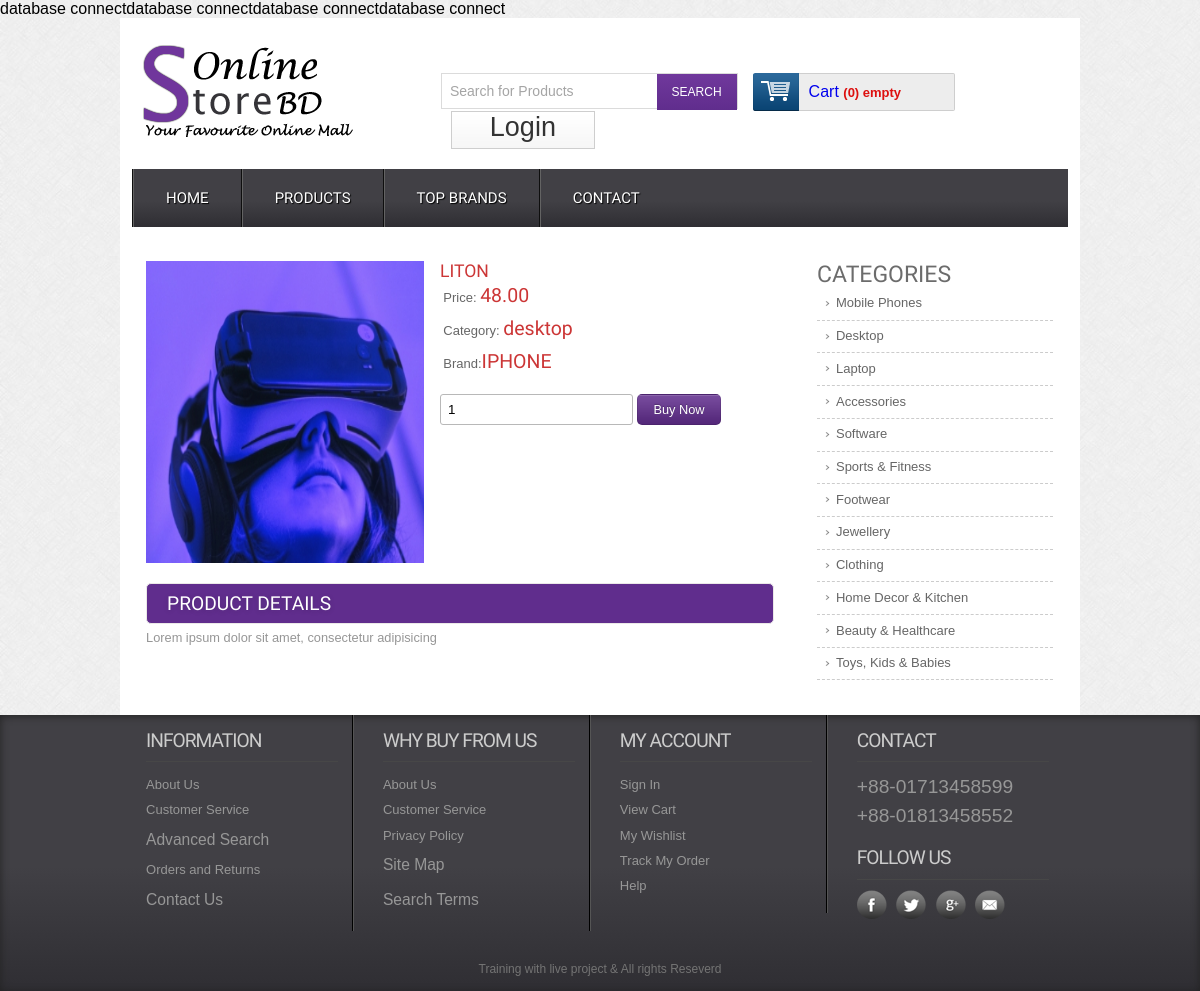
The app's page /product_details.php?proId=6 with its own data.
### tables this page shows
CREATE TABLE `tbl_product` (
  `proId` int(11) NOT NULL,
  `proName` varchar(255) NOT NULL,
  `catId` int(11) NOT NULL,
  `brandId` int(11) NOT NULL,
  `proDetails` varchar(255) NOT NULL,
  `proPrice` float(10,2) NOT NULL,
  `proImage` varchar(255) NOT NULL,
  `type` tinyint(4) NOT NULL
);

CREATE TABLE `tbl_cat` (
  `cat_id` int(11) NOT NULL,
  `name` varchar(255) NOT NULL
);

CREATE TABLE `tbl_brand` (
  `brandId` int(11) NOT NULL,
  `brandName` varchar(255) NOT NULL
);

### classes/product.php (called while the page is built, shortened)
<?php
$filePath = realpath(dirname(__FILE__));
require_once ($filePath."/../lib/Database.php");
?>
<?php
class Product{
    private $db;
    public function __construct(){
        $this->db = new Database();
    }
    public function dataSelectbyId($id){
        $selecttQuery = "select p.*,c.name,b.brandName
                         from tbl_product as p,tbl_cat as c,tbl_brand as b
                         where p.catId = c.cat_id and p.brandId = b.brandId and p.proId='$id'";
        $selectRun = $this->db->select($selecttQuery);
        return $selectRun;
    }
}
?>

### product_details.php (the view, shortened to what this page needs)
<?php require_once ("inc/header.php"); ?>
<?php
    if(!isset($_GET['proId']) && $_GET['proId'] == NULL){
        echo "not found";
    }else{
        $getId = $_GET['proId'];
    }
?>
 <div class="main">
    <div class="content">
    	<div class="section group">
				<div class="cont-desc span_1_of_2">
                    <?php
                        $prodata = $pd->dataSelectbyId($getId);
                        if($prodata){
                            $getData = $prodata->fetch_assoc();
                        }
                    ?>
                        <div class="grid images_3_of_2">
                            <img src="admin/upload/<?php echo $getData['proImage']?>" alt="" />
                        </div>
                        <div class="desc span_3_of_2">
                            <h2><?php echo $getData['proName']?> </h2>
                            <div class="price">
                                <p>Price: <span><?php echo $getData['proPrice']?></span></p>
                                <p>Category: <span><?php echo $getData['name']?></span></p>
                                <p>Brand:<span><?php echo $getData['brandName']?></span></p>
                            </div>
                        <div class="add-cart">
                            <form action="" method="post">
                                <input type="number" class="buyfield" name="quenty" value="1"/>
                                <input type="submit" class="buysubmit" name="submit" value="Buy Now"/>
                            </form>
                            </div>
                        </div>
                        <div class="product-desc">
                        <h2>Product Details</h2>
                        <p><?php echo $getData['proDetails']?></p>
                    </div>
                </div>
				<div class="rightsidebar span_3_of_1">
					<h2>CATEGORIES</h2>
					<ul>
				      <li><a href="productbycat.html">Mobile Phones</a></li>
				      <li><a href="productbycat.html">Desktop</a></li>
				      <li><a href="productbycat.html">Laptop</a></li>
				      <li><a href="productbycat.html">Accessories</a></li>
				      <li><a href="productbycat.html#">Software</a></li>
					   <li><a href="productbycat.html">Sports & Fitness</a></li>
					   <li><a href="productbycat.html">Footwear</a></li>
					   <li><a href="productbycat.html">Jewellery</a></li>
					   <li><a href="productbycat.html">Clothing</a></li>
					   <li><a href="productbycat.html">Home Decor & Kitchen</a></li>
					   <li><a href="productbycat.html">Beauty & Healthcare</a></li>
					   <li><a href="productbycat.html">Toys, Kids & Babies</a></li>
    				</ul>
 				</div>
 		</div>
 	</div>
	</div>
<?php require_once ("inc/footer.php"); ?>

### css/style.css (style rules this page uses)
html,body,div,span,applet,object,iframe,h1,h2,h3,h4,h5,h6,p,blockquote,pre,a,abbr,acronym,address,big,cite,code,del,dfn,em,img,ins,kbd,q,s,samp,small,strike,strong,sub,sup,tt,var,b,u,i,dl,dt,dd,ol,nav ul,nav li,fieldset,form,label,legend,table,caption,tbody,tfoot,thead,tr,th,td,article,aside,canvas,details,embed,figure,figcaption,footer,header,hgroup,menu,nav,output,ruby,section,summary,time,mark,audio,video { margin:0;padding:0;border:0;font-size:100%;font:inherit;vertical-align:baseline; }
ol,ul { list-style:none;margin:0;padding:0; }
a { text-decoration:none; }
img { max-width:100%; }
body { font-family:Arial, Helvetica, sans-serif; background:url(../images/body_bg3.jpg); }
input[type="number"] { border: 1px solid #b8b8b8; border-radius: 3px; padding: 7px; }
.buysubmit { background: #602d8d url("../images/large-button-overlay.png") repeat scroll 0 0; border: 1px solid rgba(0, 0, 0, 0.1); border-radius: 5px; color: #fff; font-family: Arial,"Helvetica Neue","Helvetica",Tahoma,Verdana,sans-serif; font-size: 0.8em; padding: 7px 15px; text-shadow: 0 -1px 1px rgba(0, 0, 0, 0.25); cursor:pointer; outline:none; }
.section { clear: both; padding: 0px; margin: 0px; }
.group:before, .group:after { content:""; display:table; }
.group:after { clear:both; }
.group { zoom:1; }
.content { padding:20px 0; background:#FFF; }
.content h2 { font-size:23px; color:#6C6C6C; font-family: 'Monda', sans-serif; }
.cont-desc { display: block; float:left; clear:both; }
.rightsidebar { display: block; float:left; margin: 0% 0 0% 1.6%; }
.cont-desc:first-child { margin-left: 0; }
.desc { display: block; float:left; margin: 0% 0 0% 2.6%; }
.span_1_of_2 { width: 67.1%; padding:1.5%; }
.images_3_of_2 { width: 44.2%; float:left; text-align:center; }
.span_3_of_2 { width: 53.2%; }
.span_3_of_1 { width: 25.2%; padding:1.5%; }
.images_3_of_2 img { height: 302px; max-width: 100%; width: 100%; }
.span_3_of_2 h2 { font-family: 'Monda', sans-serif; font-size:1.1em; color: #CC3636; font-weight : normal; margin-top: 0px; text-transform:uppercase; }
.span_3_of_2 p { font-size:0.8125em; padding:0.3em 0; color:#969696; line-height: 1.6em; font-family : verdana, arial, helvetica, helve, sans-serif; }
.price p { font-size:0.8125em; padding:1.5% 1%; color: #666; vertical-align:top; }
.price p span { font-size:1.5em; font-family: 'Monda', sans-serif; color: #CC3636; }
.add-cart { padding-top:15px; }
.product-desc,.product-tags { clear:both; padding-top:20px; }
.product-desc h2,.product-tags h2 { padding:8px 20px; background:#602D8D; border: 1px solid #EBE8E8; border-radius: 5px; -webkit-border-radius: 5px; -moz-border-radius: 5px; -o-border-radius: 5px; font-family: 'Monda', sans-serif; font-size:1.2em; color:#FFF; text-transform: uppercase; text-shadow:0 1px 5px rgba(34, 34, 34, 0.17); }
.product-desc p { font-size: 0.8em; padding: 0.3em 0; color: #969696; line-height: 1.6em; font-family: verdana, arial, helvetica, helve, sans-serif; }
.span_3_of_1 li a { font-size:0.8125em; padding:0.42em 8%; color: #666; display: block; line-height: 1.6em; font-family : Arial, Helvetica, sans-serif; border-bottom:1px dashed #CCC; background: url(../images/drop_arrow.png) no-repeat 5px 11px; }

### records on screen
tbl_product: proImage (picture), proName "LITON", proPrice "48.00", catId.name "desktop", brandId.brandName "IPHONE", proDetails "Lorem ipsum dolor sit amet, consectetur adipisicing"
